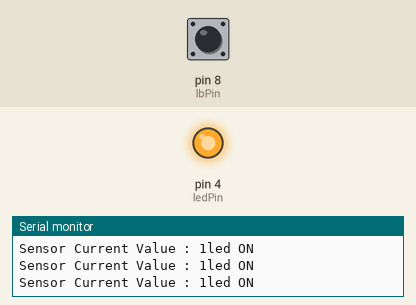
Recording of a sketch running on a simulated Arduino Uno, built with avr-gcc and run on an emulated ATmega328P. Shown: output pins drawn as LEDs (lit = HIGH), the last lines printed to the serial monitor. Dashed ring = blinking. The test bench sets the inputs (shaded band); at power-on: pin 8 (lbPin) HIGH.

Above: at 1.2 s.
1.3 s: pin 8 (lbPin) pulled LOW for 0.15 s
At 1.42 s:
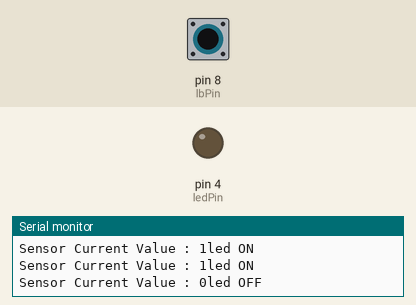
2.9 s: pin 8 (lbPin) pulled LOW for 1 s
At 4.8 s:
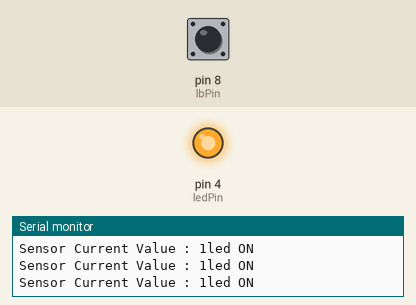
6.9 s: pin 8 (lbPin) pulsed LOW 2 times (0.12 s each, 0.3 s apart)
At 7.15 s:
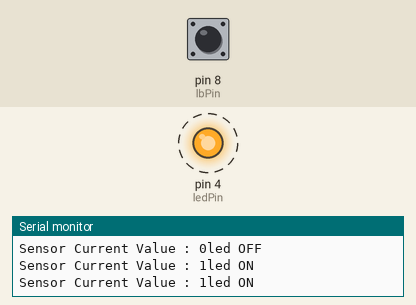
10.5 s: pin 8 (lbPin) pulsed LOW 2 times (0.12 s each, 0.3 s apart)
At 12.2 s:
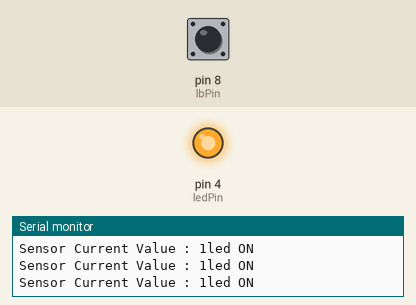
Timing chart, 0 to 13.7 s (numbered marks = the images above; inputs shaded):
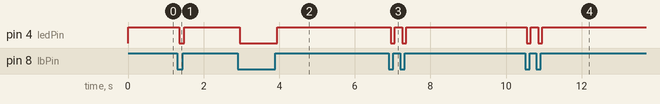

Measured:
- after the input at 1.3 s, pin 4 (ledPin): HIGH → LOW after 0.06 s, → HIGH 0.14 s later
- after the input at 2.9 s, pin 4 (ledPin): HIGH → LOW after 0.06 s, → HIGH 1.0 s later
- after the input at 6.9 s, pin 4 (ledPin): alternates HIGH for 0.20 s and LOW for 0.10 s, 4 changes in all, then stays HIGH, starting after 0.05 s
- after the input at 10.5 s, pin 4 (ledPin): alternates HIGH for 0.20 s and LOW for 0.10 s, 4 changes in all, then stays HIGH, starting after 0.05 s

The sketch:

Light_blocking_sensor_LED.ino
```cpp
int lbPin = 8;
int ledPin = 4;
int state;
void setup() {
  pinMode(ledPin, OUTPUT);
  pinMode(lbPin, INPUT_PULLUP);
  Serial.begin(9600);

}

void loop() {
  state = digitalRead(lbPin);
  Serial.print("Sensor Current Value : ");
  Serial.print(state);
  if (state == 1){
    digitalWrite(ledPin, HIGH);
    Serial.println("led ON");
  }
  else{
    digitalWrite(ledPin, LOW);
    Serial.println("led OFF");
  }
}
```
